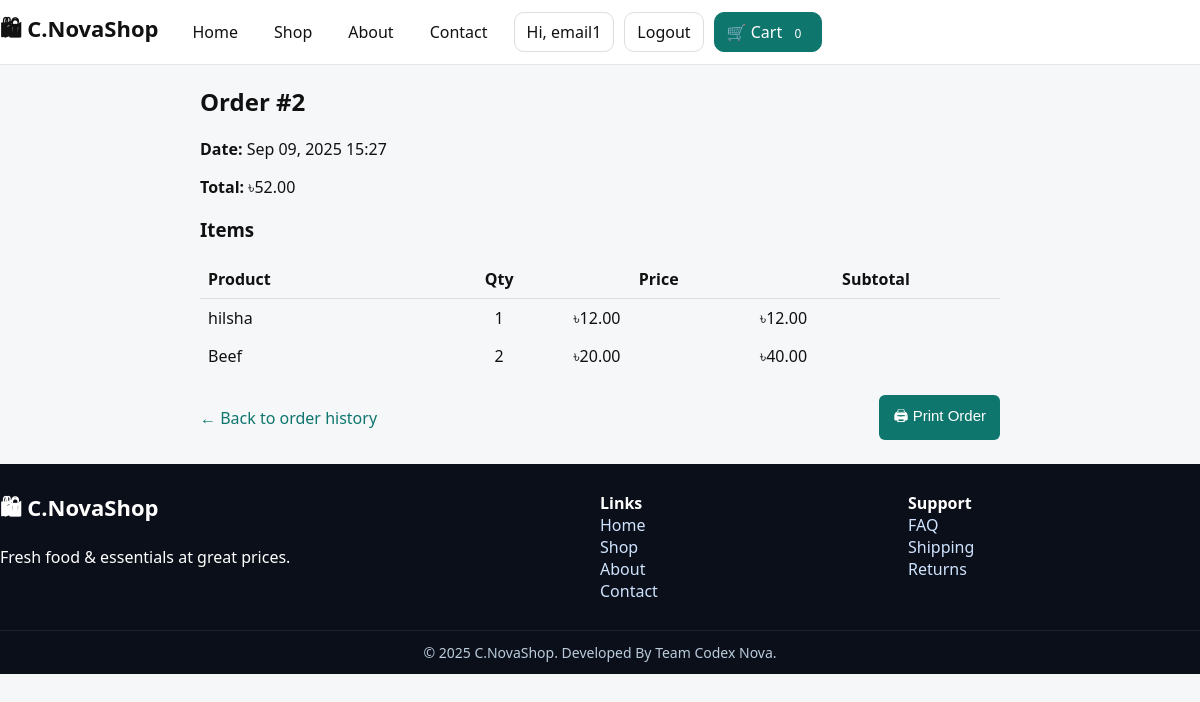
/orders/2/ (signed in), run on the app's committed database.
### homepage/models.py (models this page shows, shortened)
class Customer(AbstractBaseUser, PermissionsMixin):
    email = models.EmailField(unique=True)
    username = models.CharField(max_length=50)
    date_joined = models.DateTimeField(auto_now_add=True)
    is_active = models.BooleanField(default=True)
    groups = models.ManyToManyField(
        'auth.Group',
        related_name='customer_set',
        blank=True,
        help_text='The groups this customer belongs to.',
        verbose_name='groups'
    )
    user_permissions = models.ManyToManyField(
        'auth.Permission',
        related_name='customer_permissions_set',
        blank=True,
        help_text='Specific permissions for this customer.',
        verbose_name='user permissions'
    )
    objects = CustomerManager()
    USERNAME_FIELD = 'email'
    REQUIRED_FIELDS = ['username']

class Order(models.Model):
    user = models.ForeignKey(settings.AUTH_USER_MODEL, on_delete=models.CASCADE)
    created_at = models.DateTimeField(default=timezone.now)
    total_price = models.DecimalField(max_digits=10, decimal_places=2, default=0)

class OrderItem(models.Model):
    order = models.ForeignKey(Order, related_name="items", on_delete=models.CASCADE)
    product = models.ForeignKey(Product, on_delete=models.CASCADE)
    quantity = models.PositiveIntegerField(default=1)
    price = models.DecimalField(max_digits=8, decimal_places=2)
    def subtotal(self):
        return self.price * self.quantity

class Product(models.Model):
    CATEGORY_CHOICES = [
        ('Meat', 'Meat'),
        ('Fish', 'Fish'),
        ('Veggies', 'Veggies'),
        ('Grocery', 'Grocery'),
        ('Fruit', 'Fruit')
    ]
    name = models.CharField(max_length=100)
    price = models.DecimalField(max_digits=8, decimal_places=2)
    image = models.URLField(blank=True)
    stock = models.PositiveIntegerField(default=0)
    available = models.BooleanField(default=True)
    category = models.CharField(max_length=20, choices=CATEGORY_CHOICES, default='Grocery')

### homepage/views.py (the view)
# urls.py: path('orders/<int:order_id>/', views.order_detail, name='order_detail'),
@login_required
def order_detail(request, order_id):
    order = get_object_or_404(Order, id=order_id, user=request.user)
    return render(request, 'homepage/order_detail.html', {'order': order})

### homepage/views.py (called while the page is built)
def cart_count(request):
    if request.user.is_authenticated:
        cart, created = Cart.objects.get_or_create(user=request.user)
        return {'cart_count': sum(item.quantity for item in cart.items.all())}
    else:
        cart = request.session.get('cart', {})
        return {'cart_count': sum(cart.values())}

### homepage/templates/homepage/order_detail.html (shortened to what this page needs)
{% extends "homepage/base.html" %}
{% block content %}
<div class="container" style="max-width:800px; margin:20px auto;">
  <h2>Order #{{ order.id }}</h2>
  <p><strong>Date:</strong> {{ order.created_at|date:"M d, Y H:i" }}</p>
  <p><strong>Total:</strong> ৳{{ order.total_price }}</p>
  <h3>Items</h3>
  <table style="width:100%; border-collapse:collapse;">
    <tr>
      <th style="border-bottom:1px solid #ddd; padding:8px; text-align:left;">Product</th>
      <th style="border-bottom:1px solid #ddd; padding:8px;">Qty</th>
      <th style="border-bottom:1px solid #ddd; padding:8px;">Price</th>
      <th style="border-bottom:1px solid #ddd; padding:8px;">Subtotal</th>
    </tr>
    {% for item in order.items.all %}
    <tr>
      <td style="padding:8px;">{{ item.product.name }}</td>
      <td style="padding:8px; text-align:center;">{{ item.quantity }}</td>
      <td style="padding:8px;">৳{{ item.price }}</td>
      <td style="padding:8px;">৳{{ item.subtotal }}</td>
    </tr>
    {% endfor %}
  </table>
<p style="display: flex; justify-content: space-between; align-items: center; margin-top:20px;">
  <a href="{% url 'order_history' %}" style="color:#0f766e;">← Back to order history</a>
  <button onclick="window.print()"
        style="padding:10px 14px; background:#0f766e; color:white; border:none; border-radius:6px; cursor:pointer;">
    🖨 Print Order
  </button>
</p>
</div>
{% endblock %}

### homepage/templates/homepage/base.html (shortened to what this page needs)
{% load static %}
<!DOCTYPE html>
<html lang="en">
<head>
</head>
<body>
  <header>
    <div class="container header-row">
      <a class="brand" href="{% url 'homepage' %}">🛍 C.NovaShop</a>
      <nav class="nav">
        <a href="{% url 'homepage' %}" {% if request.resolver_match.url_name == 'homepage' %}class="active"{% endif %}>Home</a>
        <a href="{% url 'product_list' %}" {% if request.resolver_match.url_name == 'product_list' %}class="active"{% endif %}>Shop</a>
        <a href="#">About</a>
        <a href="#">Contact</a>
      </nav>
      <div class="user-links">
        {% if user.is_authenticated %}
          <a class="btn" href="{% url 'profile' %}">Hi, {{ user.username }}</a>
          <a class="btn" href="{% url 'site_logout' %}">Logout</a>
        {% else %}
          <a class="btn" href="{% url 'login' %}">Login</a>
        {% endif %}
        <a class="btn primary" href="{% url 'view_cart' %}">🛒 Cart <span class="badge">{{ cart_count }}</span></a>
      </div>
    </div>
  </header>
  <main>
    {% block content %}{% endblock %}
  </main>
  <footer>
    <div class="container foot">
      <div>
        <div class="brand">🛍 C.NovaShop</div>
        <p class="sub">Fresh food & essentials at great prices.</p>
      </div>
      <div>
        <strong>Links</strong><br>
        <a href="{% url 'homepage' %}">Home</a><br>
        <a href="{% url 'product_list' %}">Shop</a><br>
        <a href="#">About</a><br>
        <a href="#">Contact</a>
      </div>
      <div>
        <strong>Support</strong><br>
        <a href="#">FAQ</a><br>
        <a href="#">Shipping</a><br>
        <a href="#">Returns</a>
      </div>
    </div>
    <div class="copy">© {{ now|default:2025 }} C.NovaShop. Developed By Team Codex Nova.</div>
  </footer>
</body>
</html>

### homepage/templates/homepage/base.html (style rules this page uses)
body { margin:0; font-family:system-ui, sans-serif; background:#f5f7f9; color:#111; }
a { text-decoration:none; color:inherit; }
.container { max-width:1200px; margin:0 auto; padding:0 16px; }
header { border-bottom:1px solid #e5e7eb; background:#fff; position:sticky; top:0; z-index:50; }
.header-row { display:flex; align-items:center; gap:16px; padding:12px 0; }
.brand { font-weight:800; font-size:22px; display:flex; align-items:center; gap:8px; }
.nav { display:flex; gap:16px; margin-left:8px; }
.nav a { padding:6px 10px; border-radius:8px; }
.user-links { display:flex; gap:10px; align-items:center; }
.btn { padding:8px 12px; border:1px solid #ddd; border-radius:10px; }
.btn.primary { background:#0f766e; border-color:#0f766e; color:#fff; }
.badge { background:#0f766e; color:#fff; border-radius:999px; padding:2px 8px; font-size:12px; }
footer { background:#0b0f19; color:#fff; margin-top:24px; }
.foot { display:grid; grid-template-columns:2fr 1fr 1fr; gap:16px; padding:28px 0; }
.foot a { color:#cfe3ff; }
.copy { border-top:1px solid #1c2333; color:#bcd; padding:12px 0; text-align:center; font-size:14px; }
input, button { padding:12px; border-radius:8px; border:1px solid #ddd; font-size:15px; }
button { background:#0f766e; color:#fff; border:none; cursor:pointer; }

### data on the page
Customer: username "email1"
Order: id "2", created_at "Sep 09, 2025 15:27", total_price "52.00"
OrderItem: product.name "hilsha", quantity "1", price "12.00", subtotal "12.00"
OrderItem: product.name "Beef", quantity "2", price "20.00", subtotal "40.00"

### other printed values
{{ cart_count }} "0"
{{ now|default:2025 }} "2025"
